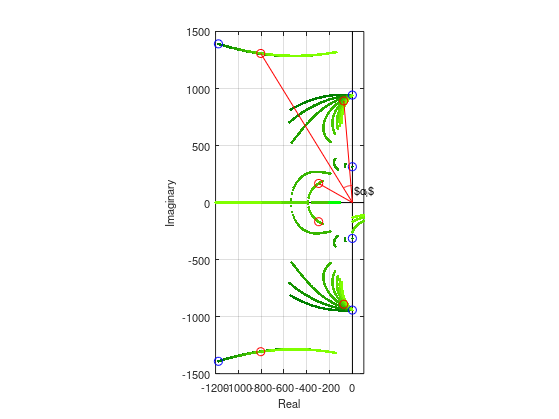

Source code (MATLAB):
close all
clear

% figure options
myFontSize = 8;
myLineWidth = 2;
figSize = [530    55   360   480];
FB=input('Store as eps file (y/N)?: ','s');

%yalmip('clear')
%oldopts = sdpsettings;
%solveropts = sdpsettings(oldopts,'verbose',0,'solver','sedumi');


% options = optimset;
% options = optimset(options,'Display','off');

% transfer function
L    =  85e-6;   % [H]
Ccap = 275e-6;   % [F]
R    = 0.010;    % [ohm]

% G = b/(s^2 + a*s + b)
b = 10463/(Ccap*10000*L);
a = (3259 + 10000*R)/(10000*L);

% harmonics
w1 = 2*pi*50;
w3 = 3*w1;
%w5 = 5*w1;
%w7 = 7*w1;

%opt_gains = [  111.1867;
%  313.8555;
%  344.3558;
%  690.0204];

% -----------------------------------------------------
% least squares fitting over grid

L = 0;      % lower bound of gains
U = 1000;   % upper bound of gains

% C = [-1; 0; 0; 0; 0];   % grid size of boxes
h1 = 125; % 100; % step size
h2 = 10;
nPoints = ((U-L)/h1);
nPoints2 = ((U-L)/h2);
AllRoots = zeros(nPoints, nPoints2, 6);

% enumerate the boxes
LV = L:h1:U-h1; % vector of gains
LV2 = L:h2:U-h2; % vector of gains
figure(1), grid on
set(gcf,'outerposition', figSize, 'PaperPositionMode', 'auto')

% plot axes
plot([0, 0], [-2500, 2500], 'k'), hold on
plot([-1900, 300], [0, 0], 'k')

for kkk1 = 1:length(LV)
    for kkk2 = 1:length(LV2)
        %for kkk3 = 1:length(LV)
        %     [kkk1, kkk2, kkk3]
        %for kkk4 = 1:length(LV)
        
        L1 = LV(kkk1);
        L3 = LV2(kkk2);
        %L5 = LV(kkk3);
        %L7 = LV(kkk4);
        %xk = [L1; L3];
        
        % coefficients of denominator polynomial
        den = [1 ;
            a ;
            (w1^2 + w3^2 + b);
            (a*w1^2 + a*w3^2 + L1*b + L3*b);
            (w1^2*w3^2 + b*w1^2 + b*w3^2);
            (a*w1^2*w3^2 + L3*b*w1^2 + L1*b*w3^2) ;
            b*w1^2*w3^2];
        
        
        rot = roots(den);
        rot(1) = rot(1) + 800 - 5000i;
        rot(2) = rot(2) + 800 + 5000i;
        
        AllRoots( kkk1, kkk2, : ) = rot; 
        %plot(rot,'g.'), hold on
        
    end
end
AllRoots = complex(AllRoots);
plot(reshape(AllRoots, [6*nPoints*nPoints2, 1]), 'g.'), hold on, grid on

for ii = 1: nPoints
    for kk = 1:6
        plot(complex(AllRoots(ii,:,kk)), '.', 'color', [0+(ii-1)/(nPoints-1)*0.5, 0.5+(ii-1)/(nPoints-1)*0.5, 0])
        %plot3(real(AllRoots(ii,:,kk)), imag(AllRoots(ii,:,kk)), 1:nPoints, '.', 'color', [0, 0, 0.2+ii/nPoints*0.8])
    end
end



%%% Plot blue circles for small PR gains %%%%%%%%%%%%%%%%%%%%%%%%%%%%%%%%%%
%L1 = opt_gains(1);
%L3 = opt_gains(2);
%L5 = opt_gains(3);
%L7 = opt_gains(4);

L1 = 1;
L3 = 1;

den = [1 ;
    a ;
    (w1^2 + w3^2 + b);
    (a*w1^2 + a*w3^2 + L1*b + L3*b);
    (w1^2*w3^2 + b*w1^2 + b*w3^2);
    (a*w1^2*w3^2 + L3*b*w1^2 + L1*b*w3^2) ;
    b*w1^2*w3^2];

rot = roots(den);
rot(1) = rot(1) + 800 - 5000i;
rot(2) = rot(2) + 800 + 5000i;
%plot(rot,'ro','MarkerSize',3)
plot(rot,'bo')

p11 = [real(rot(1)) imag(rot(1))];                         % First Point
p21 = [real(rot(3)) imag(rot(3))];
p31 = [real(rot(5)) imag(rot(5))];


%%% Plot red circles for larger PR gains %%%%%%%%%%%%%%%%%%%%%%%%%%%%%%%%%%
L1 = 500;
L3 = 200;

den = [1 ;
    a ;
    (w1^2 + w3^2 + b);
    (a*w1^2 + a*w3^2 + L1*b + L3*b);
    (w1^2*w3^2 + b*w1^2 + b*w3^2);
    (a*w1^2*w3^2 + L3*b*w1^2 + L1*b*w3^2) ;
    b*w1^2*w3^2];

rot = roots(den);
rot(1) = rot(1) + 800 - 5000i;
rot(2) = rot(2) + 800 + 5000i;
%plot(rot,'ro','MarkerSize',3)
plot(rot,'ro')
p12 = [real(rot(1)) imag(rot(1))];
p22 = [real(rot(3)) imag(rot(3))];
p32 = [real(rot(5)) imag(rot(5))];

% fontsize = 7;
% set( 0, 'defaultAxesFontSize', fontsize);

plot([0,real(rot(1))],[0,imag(rot(1))], 'r')
plot([0,real(rot(3))],[0,imag(rot(3))], 'r')
axis([-1200, 100, -1500, 1500])
axis equal

%%% Plot connection between small and larger gain points %%%%%%%%%%%%%%%%%%
dp1 = p12-p11;                         % Difference
dp2 = p22-p21;
dp3 = p32-p31;

% quiver(p11(1),p11(2),dp1(1),dp1(2),0, 'MaxHeadSize',0.5)
% quiver(p21(1),p21(2),dp2(1),dp2(2),0, 'MaxHeadSize',0.5)
% quiver(p31(1),p31(2),dp3(1),dp3(2),0, 'MaxHeadSize',0.5)




plot([0,real(rot(5))],[0,imag(rot(5))], 'r')
txt = '$\alpha_i$';
text(20,100, txt, 'FontSize', myFontSize)

alpha = atan(-real(rot(1))/imag(rot(1)));
thvec = 0:0.01:alpha;
V1 = 150*cos(thvec + pi/2);
V2 = 150*sin(thvec+ pi/2);
plot(V1,V2,'r')

xlabel('Real')
ylabel('Imaginary')
set(gca,'FontSize', myFontSize);
set(findall(gcf, '-property', 'FontSize'), 'FontSize', myFontSize)
%figuresize(8.2,5.6,'cm')

if (FB=='y' | FB=='Y')
    %print -depsc root_locus_2D
    matlabfrag('root_locus_2D')
    movefile('root_locus_2D.*', '../fig', 'f')
end
